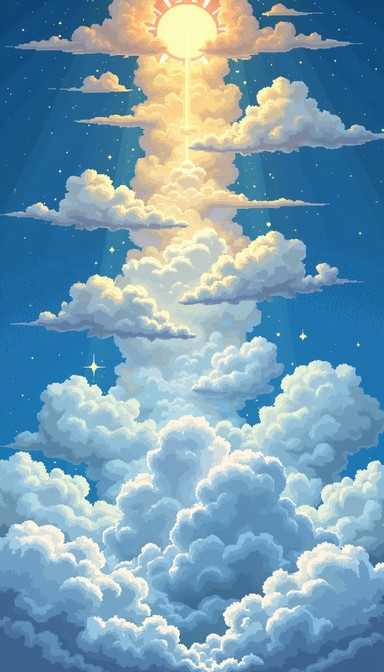
#> input picture gun/src23.png, 384 x 672 px, found by its file name
$ python gun_art.py
#> lines starting #> are read from the running program, lines starting #| are printed output that depends on the picture
"""Art for the shot-to-Hell/Heaven feature: Heaven (cloud picture -> tiles + map), Arceus and Giratina overworld sprites.
Everything is deterministic so the build is reproducible."""
import sys,os,colorsys
import numpy as np
from PIL import Image
from scipy.cluster.vq import kmeans2
W='/home/claude/work/gun/'
BW,BH=16,28                      # Heaven size in 16x16 blocks (picture 384x672 = 4:7)
PX=2                             # chunky pixel size of the pixel-art look
NPAL=13                          # BG palette slots 0..12

def _q15(px,seed):
    """15 colour palette for an array of RGB pixels (n,3): k-means in RGB, deterministic"""
    px=px.astype(float)
    if len(np.unique(px,axis=0))<=15:
        u=np.unique(px,axis=0); return np.vstack([u,np.tile(u[-1],(15-len(u),1))])
    np.random.seed(seed)
    c,_=kmeans2(px,15,minit='++',seed=seed,iter=12)
    c=np.where(np.isnan(c),0,c)
    return c
def _nearest(px,pal):
    d=((px[:,None,:].astype(float)-pal[None,:,:])**2).sum(2); return d.argmin(1)

def heaven_pixels():
    """the cloud picture reduced to 'PX x PX' chunky pixels (RGB array BH*16 x BW*16)"""
    im=Image.open(W+'src23.png').convert('RGB')
    small=im.resize((BW*16//PX,BH*16//PX),Image.BOX)
    return np.array(small.resize((BW*16,BH*16),Image.NEAREST))

def convert_heaven(maxtiles=1000):
    """returns dict(pal=[13 x 16 RGB], tiles=[(palslot, bytes32)], grid=[BH*2*? ...] ) with a tile map per 8x8 cell.
    Tile choices are (index into tiles, hflip, vflip) per 8x8 cell, palette slot is stored with the tile."""
    img=heaven_pixels(); H,Wd=img.shape[:2]; tw,th=Wd//8,H//8
    cells=[img[ty*8:ty*8+8,tx*8:tx*8+8].reshape(64,3) for ty in range(th) for tx in range(tw)]
    feat=np.array([np.concatenate([c.mean(0),c.std(0)]) for c in cells])
    cen,lab=kmeans2(feat,NPAL,minit='++',seed=3,iter=25)
    # palettes
    pals=[]
    for k in range(NPAL):
        mem=[cells[i] for i in range(len(cells)) if lab[i]==k]
        px=np.vstack(mem) if mem else np.zeros((1,3))
        pals.append(_q15(px,k+7))
    tile_idx=[];recon=[]
    for i,c in enumerate(cells):
        k=lab[i]; ix=_nearest(c,pals[k]); tile_idx.append((k,ix))
    return img,cells,lab,pals,tile_idx,(tw,th)

def build_heaven():
    img,cells,lab,pals,tile_idx,(tw,th)=convert_heaven()
#> in heaven_pixels, im is the input picture: PIL image 384x672 RGB; mean R, G, B 119.2, 157, 178.2
#> in heaven_pixels, `small=im.resize((BW*16//PX,BH*16//PX),Image.BOX)`:
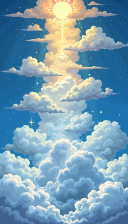
#> small: PIL image 128x224 RGB; mean R, G, B 119.2, 157, 178.2
#> in convert_heaven, `cells=[img[ty*8:ty*8+8,tx*8:tx*8+8].reshape(64,3) for ty in range(th) ..`: cells = 1792 items
#> in convert_heaven, `feat=np.array([np.concatenate([c.mean(0),c.std(0)]) for c in cells])`: feat = 1792 rows, first 6: [14.94, 69.94, 115.7, 0.966, 0.556, 0.464], [15.25, 70.19, 116.1, 1.85, 1.42, 1.39], [14.75, 69.19, 116.4, 0.901, 0.808, 1.41], [17, 72.88, 122.3, 2.67, 3.9, 4.62], [19.31, 77.31, 125.3, 1.4, 1.4, 1.4], [20.06, 77.12, 124.8, 1.95, 1.36, 1.55]
#> in convert_heaven, `cen,lab=kmeans2(feat,NPAL,minit='++',seed=3,iter=25)`: cen = 13 rows, first 6: [76.75, 125.1, 165.6, 11.34, 9.7, 9.13], [197.9, 217, 216.3, 22.21, 13.41, 5.82], [28.07, 89.67, 137.3, 3.4, 2.69, 2.66], [147.3, 185.9, 207.6, 13.54, 10.62, 7.73], [117.1, 152.8, 170.7, 58.59, 34.35, 15.56], [168.3, 197.4, 208.9, 39.36, 25.41, 12.45]; lab = 1792 values, max 12 at index 281, min 0 at index 179, mean 5.59
#> after the loop in convert_heaven, `for k in range(NPAL):`: pals = 13 items
#> the loop in convert_heaven, `for i,c in enumerate(cells):` made 1792 passes
#> k on passes 1 to 3: 2, 2, 2
#> after the loop in convert_heaven, `for i,c in enumerate(cells):`: tile_idx = 1792 items
#> cells = 1792 items; pals = 13 items; tile_idx = 1792 items; tw = 32; th = 56
    # dedupe with flips
    def flips(ix):
        a=ix.reshape(8,8)
        return [(a,0,0),(a[:,::-1],1,0),(a[::-1,:],0,1),(a[::-1,::-1],1,1)]
    uniq={};tiles=[];cellref=[]
    for i,(k,ix) in enumerate(tile_idx):
        found=None
        for a,hf,vf in flips(ix):
            key=(k,a.tobytes())
            if key in uniq: found=(uniq[key],hf,vf); break
        if not found:
            key=(k,ix.reshape(8,8).tobytes()); uniq[key]=len(tiles); tiles.append((k,ix.reshape(8,8).copy())); found=(uniq[key],0,0)
        cellref.append(found)
#> this loop made 1792 passes
#> k on passes 1, 2, 4, 5, 6, 7, 8, 9, 10, 11, 12, 13: 2, 2, 2, 2, 2, 2, 2, 2, 4, 10, 10, 7
#> after the loop, cellref = 1792 items, first 6: (0, 0, 0), (1, 0, 0), (0, 0, 0), (2, 0, 0), (3, 0, 0), (4, 0, 0); tiles = 1674 items; uniq = 1674 items
    return dict(img=img,pals=pals,tiles=tiles,cellref=cellref,tw=tw,th=th,lab=lab)

def reduce_tiles(h,limit):
    """merge the closest tiles (same palette slot) until at most `limit` remain; returns a new h"""
    tiles=h['tiles']; n=len(tiles)
    if n<=limit: return h
    # k-means per palette slot, proportional quota, on the RGB reconstruction
    pals=h['pals']; groups={}
    for i,(k,a) in enumerate(tiles): groups.setdefault(k,[]).append(i)
    remap={}; newtiles=[]
    total=sum(len(v) for v in groups.values()); budget=limit
    for k,ids in sorted(groups.items()):
        q=max(1,int(round(len(ids)*limit/total)))
        q=min(q,len(ids))
        if len(ids)<=q:
            for i in ids: remap[i]=len(newtiles); newtiles.append(tiles[i])
            continue
        vec=np.array([pals[k][tiles[i][1].reshape(-1)].reshape(-1) for i in ids],float)
        cen,lb=kmeans2(vec,q,minit='++',seed=11,iter=15)
        for c in range(q):
            mem=[ids[j] for j in range(len(ids)) if lb[j]==c]
            if not mem: continue
            m=vec[[j for j in range(len(ids)) if lb[j]==c]].mean(0).reshape(64,3)
            ix=_nearest(m,pals[k]).reshape(8,8)
            for i in mem: remap[i]=len(newtiles)
            newtiles.append((k,ix))
    h2=dict(h); h2['tiles']=newtiles
    h2['cellref']=[(remap[t],hf,vf) for t,hf,vf in h['cellref']]
    return h2

def render_heaven(h):
    th,tw=h['th'],h['tw']; out=np.zeros((th*8,tw*8,3),np.uint8)
    for i,(t,hf,vf) in enumerate(h['cellref']):
        k,ix=h['tiles'][t]; a=ix
        if hf: a=a[:,::-1]
        if vf: a=a[::-1,:]
        ty,tx=divmod(i,tw); out[ty*8:ty*8+8,tx*8:tx*8+8]=h['pals'][k][a].astype(np.uint8)
    return out

def walk_mask(img):
    """per 16x16 block: True where the picture shows cloud (walkable), False for sky and sun"""
    m=np.zeros((BH,BW),bool)
    for by in range(BH):
        for bx in range(BW):
            blk=img[by*16:by*16+16,bx*16:bx*16+16].reshape(-1,3)/255.0
            hs=[colorsys.rgb_to_hsv(*p) for p in blk[::7]]
            v=np.mean([x[2] for x in hs]); s=np.mean([x[1] for x in hs])
            r,g,b=blk.mean(0)
            warm=r>b+0.05
            m[by,bx]=(v>0.64 and s<0.46) or (warm and v>0.62 and s<0.62 and by>=3)
    return m

# ---------------------------------------------------------------- sprites
def sprite64(src,box=64):
    """fit an 80x80 RGBA sprite into a box x box canvas (transparent background, bottom centred), quantised to 15 colours"""
    im=Image.open(src).convert('RGBA'); bb=im.getbbox(); im=im.crop(bb)
    s=min((box-2)/im.size[0],(box-2)/im.size[1]); nw,nh=max(1,round(im.size[0]*s)),max(1,round(im.size[1]*s))
    im=im.resize((nw,nh),Image.LANCZOS)
    out=Image.new('RGBA',(box,box),(0,0,0,0)); out.paste(im,((box-nw)//2,box-nh-1),im)
    a=np.array(out); alpha=a[:,:,3]>=140
    px=a[:,:,:3][alpha]
    pal=_q15(px,5); idx=np.zeros((box,box),int)
    ys,xs=np.nonzero(alpha); ix=_nearest(a[ys,xs,:3],pal); idx[ys,xs]=ix+1
    return idx,[tuple(int(round(v)) for v in c) for c in pal]

if __name__=='__main__':
    h=build_heaven(); print('unique tiles',len(h['tiles']))
#> after `h = build_heaven()`: h = 7 items
    h2=reduce_tiles(h,int(sys.argv[1]) if len(sys.argv)>1 else 1000); print('after',len(h2['tiles']))
#> in reduce_tiles, `tiles = h['tiles']`: tiles = 1674 items
#> in reduce_tiles, `n = len(tiles)`: n = 1674
#> in reduce_tiles, `pals = h['pals']`: pals = 13 items
#> the loop in reduce_tiles, `for i,(k,a) in enumerate(tiles): groups.setdefault(k,[]).append(i)` made 1674 passes
#> in reduce_tiles, `total = sum((len(v) for v in groups.values()))`: total = 1674
#> the loop in reduce_tiles, `for k,ids in sorted(groups.items()):` made 13 passes
#> q on passes 1 to 12: 88, 112, 100, 124, 57, 72, 33, 50, 26, 108, 38, 48
#> pass 1, in reduce_tiles, `vec=np.array([pals[k][tiles[i][1].reshape(-1)].reshape(-1) for i in id..`:
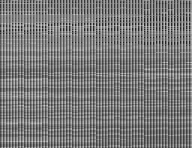
#> vec: shape (148, 192) float64; min 36.23, max 201.7, mean 122.4
#> pass 1, in reduce_tiles, `cen,lb=kmeans2(vec,q,minit='++',seed=11,iter=15)`:
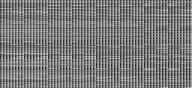
#> cen: shape (88, 192) float64; min 36.23, max 201.7, mean 123.7
#> pass 2, in reduce_tiles, `cen,lb=kmeans2(vec,q,minit='++',seed=11,iter=15)`:
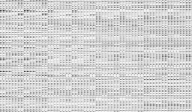
#> cen: shape (112, 192) float64; min 70.5, max 244.8, mean 210.2
#> after the loop in reduce_tiles, `for k,ids in sorted(groups.items()):`:
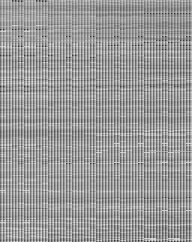
#> vec: shape (242, 192) float64; min 56.34, max 219.2, mean 153.8
#> after the loop in reduce_tiles, `for k,ids in sorted(groups.items()):`: newtiles = 1001 items; remap = 1674 items
#> in reduce_tiles, `h2 = dict(h)`: h2 = 7 items
#> after `h2 = reduce_tiles(h, int(sys.argv[1]) if len(sys.argv) > 1 else 1000)`: h2 = 7 items
#| after 1001
    Image.fromarray(render_heaven(h2)).resize((BW*32,BH*32),Image.NEAREST).save(W+'heaven_tiles.png')
#> in render_heaven, `th, tw = (h['th'], h['tw'])`: th = 56; tw = 32
#> the loop in render_heaven, `for i,(t,hf,vf) in enumerate(h['cellref']):` made 1792 passes
#> (t, k, ty, tx) on passes 1 to 3: (245, 2, 0, 0), (245, 2, 0, 1), (245, 2, 0, 2)
#> after the loop in render_heaven, `for i,(t,hf,vf) in enumerate(h['cellref']):`:
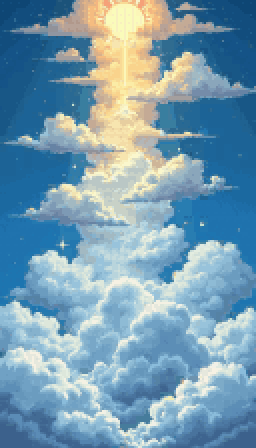
#> out: shape (448, 256, 3); mean of channels 0, 1, 2 118.6, 156.5, 177.6; drawn as R, G, B
    m=walk_mask(h['img']); img=h['img'].copy()
    ov=img.astype(float)
    for by in range(BH):
        for bx in range(BW):
            if m[by,bx]: ov[by*16:by*16+16,bx*16:bx*16+16]=ov[by*16:by*16+16,bx*16:bx*16+16]*0.6+np.array([0,255,0])*0.4
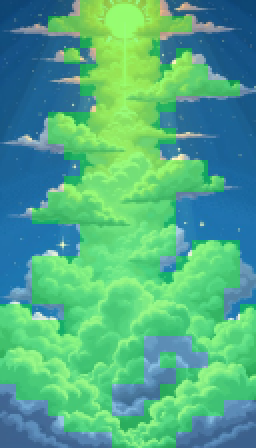
#> ov: shape (448, 256, 3) float64; mean of channels 0, 1, 2 80.7, 172.3, 133.7; drawn as R, G, B
    Image.fromarray(ov.astype(np.uint8)).resize((BW*32,BH*32),Image.NEAREST).save(W+'heaven_mask.png')

def sprite_bob(src,steps=(0,2,4,6,8)):
    """Arceus for the bobbing animation: the art fits the top 56 rows of a 64x64 canvas at rest (bottom aligned, 8 spare rows above),
    and each extra frame is the same art lifted by `steps` pixels. One 15 colour palette for all frames. Returns (frames, palette)."""
    im=Image.open(src).convert('RGBA'); bb=im.getbbox(); im=im.crop(bb)
    s=min(62/im.size[0],56/im.size[1]); nw,nh=max(1,round(im.size[0]*s)),max(1,round(im.size[1]*s))
    im=im.resize((nw,nh),Image.LANCZOS)
    out=Image.new('RGBA',(64,64),(0,0,0,0)); out.paste(im,((64-nw)//2,64-nh),im)
    a=np.array(out); alpha=a[:,:,3]>=140
    pal=_q15(a[:,:,:3][alpha],5)
    idx=np.zeros((64,64),int); ys,xs=np.nonzero(alpha); idx[ys,xs]=_nearest(a[ys,xs,:3],pal)+1
    frames=[]
    for k in steps:
        f=np.zeros((64,64),int)
        if k: f[:64-k,:]=idx[k:,:]
        else: f=idx.copy()
        frames.append(f)
    return frames,[tuple(int(round(v)) for v in c) for c in pal]
